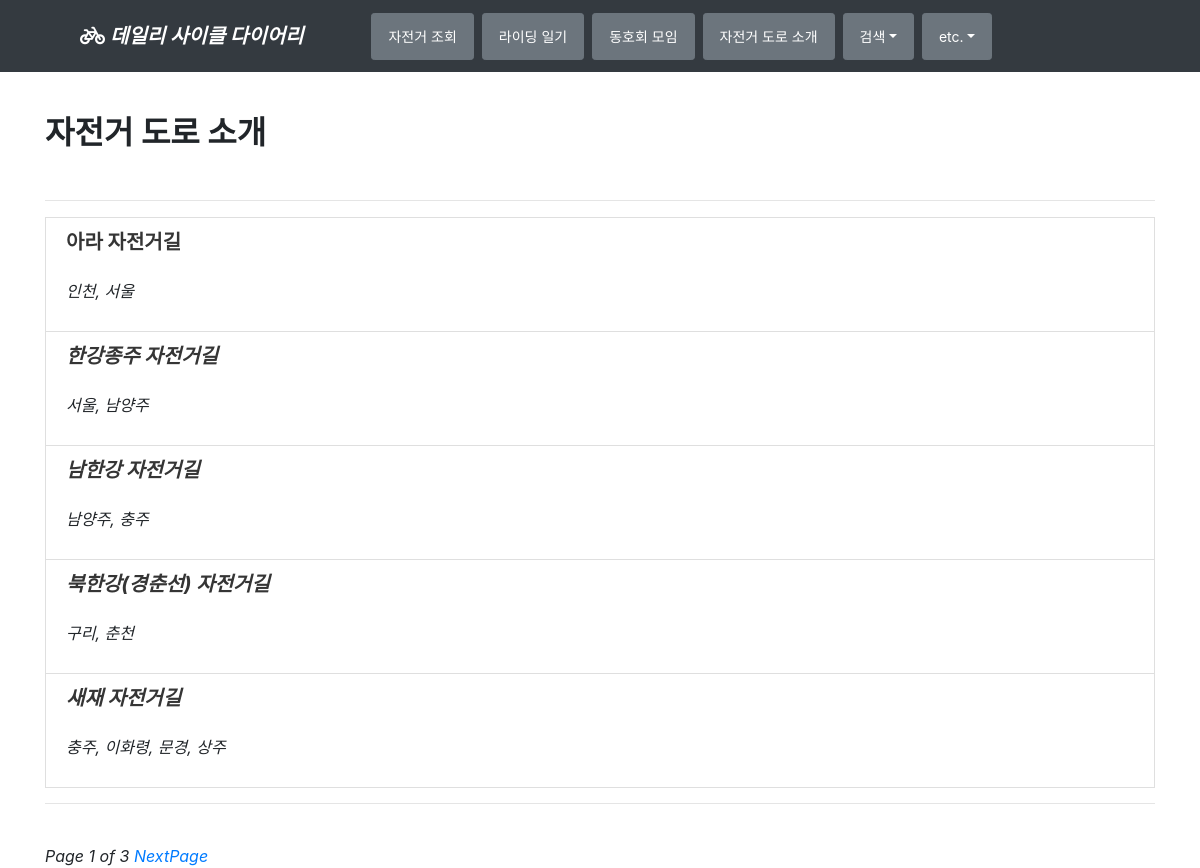
Screenshot of /map/ with the database file from the repository.
### map/models.py (models this page shows, shortened)
class Map(models.Model):
    title = models.CharField('TITLE', max_length=100, blank=False)
    country = models.CharField('COUNTRY', max_length=100, blank=True)
    url = models.URLField('URL', unique=True)

### map/views.py (the view)
# urls.py: path('', views.mapLV.as_view(), name='index'),
class mapLV(ListView):
    model = Map
    template_name = 'map/map_all.html'
    context_object_name = 'maps'
    paginate_by = 5

### map/templates/map/map_all.html (shortened to what this page needs)
{% extends "base.html" %}
{% block content %}
<br/>
<h2><b>자전거 도로 소개</b></h2>
<br><hr/>
  {% for map in maps %}
<li class="list-group-item"><h5 style="display:inline"><b>
    <a style="color:#353535" target="_blank" href="{{ map.url }}">
        {{ map.title }}</a></b></h5><br/><br/>
    <p><i>{{ map.country }}<i/><p/>
   {% endfor %}
    </li><hr/><br>
<div>
    <span>
        Page {{ page_obj.number }} of {{ page_obj.paginator.num_pages }}
        {% if page_obj.has_next %}
            <a href="?page={{ page_obj.next_page_number }}">NextPage</a>
        {% endif %}
    </span>
</div>
{% endblock %}

### rows the page displays
Map: title "아라 자전거길", country "인천, 서울"
Map: title "한강종주 자전거길", country "서울, 남양주"
Map: title "남한강 자전거길", country "남양주, 충주"
Map: title "북한강(경춘선) 자전거길", country "구리, 춘천"
Map: title "새재 자전거길", country "충주, 이화령, 문경, 상주"

### other values shown
{{ page_obj.number }} "1"
{{ page_obj.paginator.num_pages }} "3"
